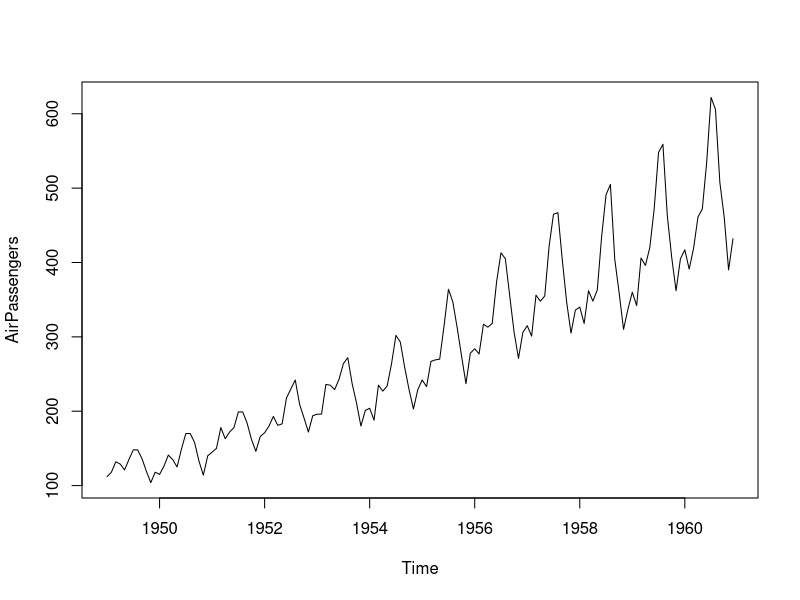
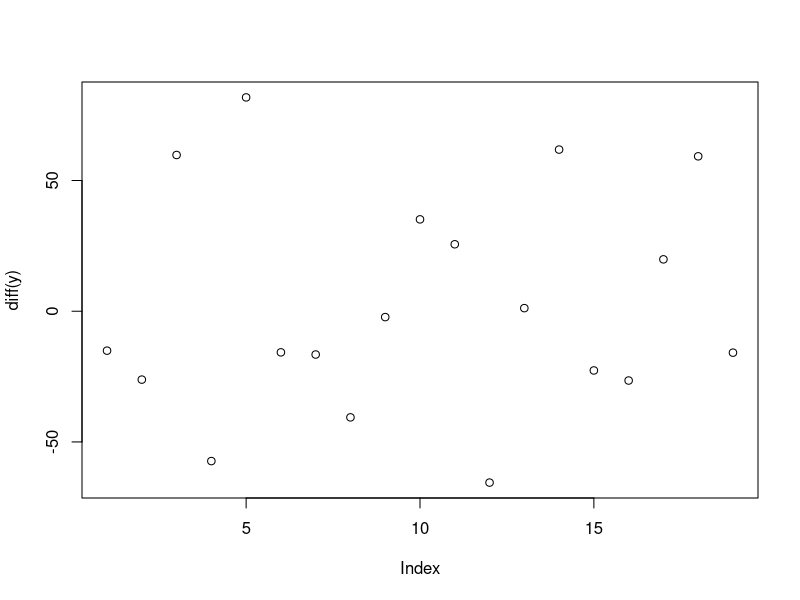
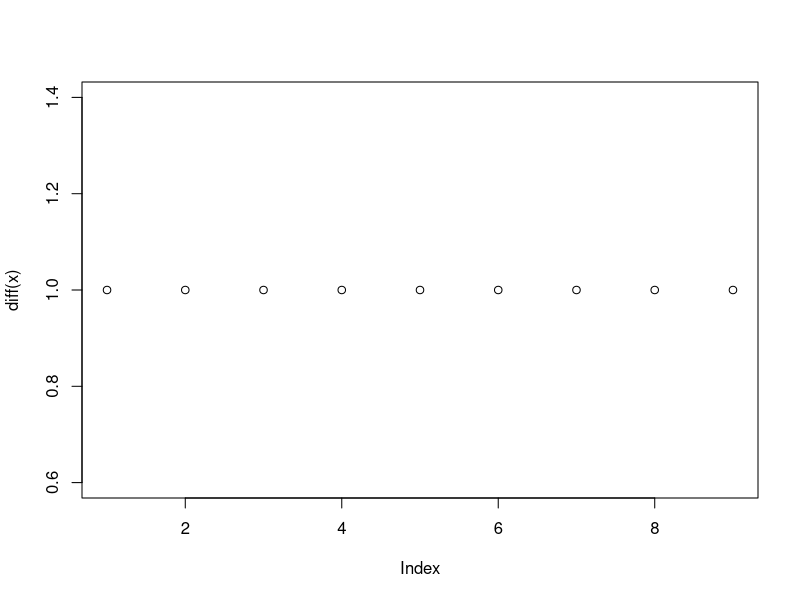

Write the R code that produced these figures, in order.
## ---- chunk 1
# This is a so-called "R chunk" where you can write R code.

date()

setwd("C:/LocalData/linwang/OneDrive - University of Helsinki/course/Open data science 2020/IODS-project")

# This is a so-called "R chunk" where you can write R code.
help(AirPassengers)
plot(AirPassengers) 
x <- seq(1,10, by = 1)
y <- runif(20, min = 1, max = 100)
plot(diff(y) )
plot(diff (x))

